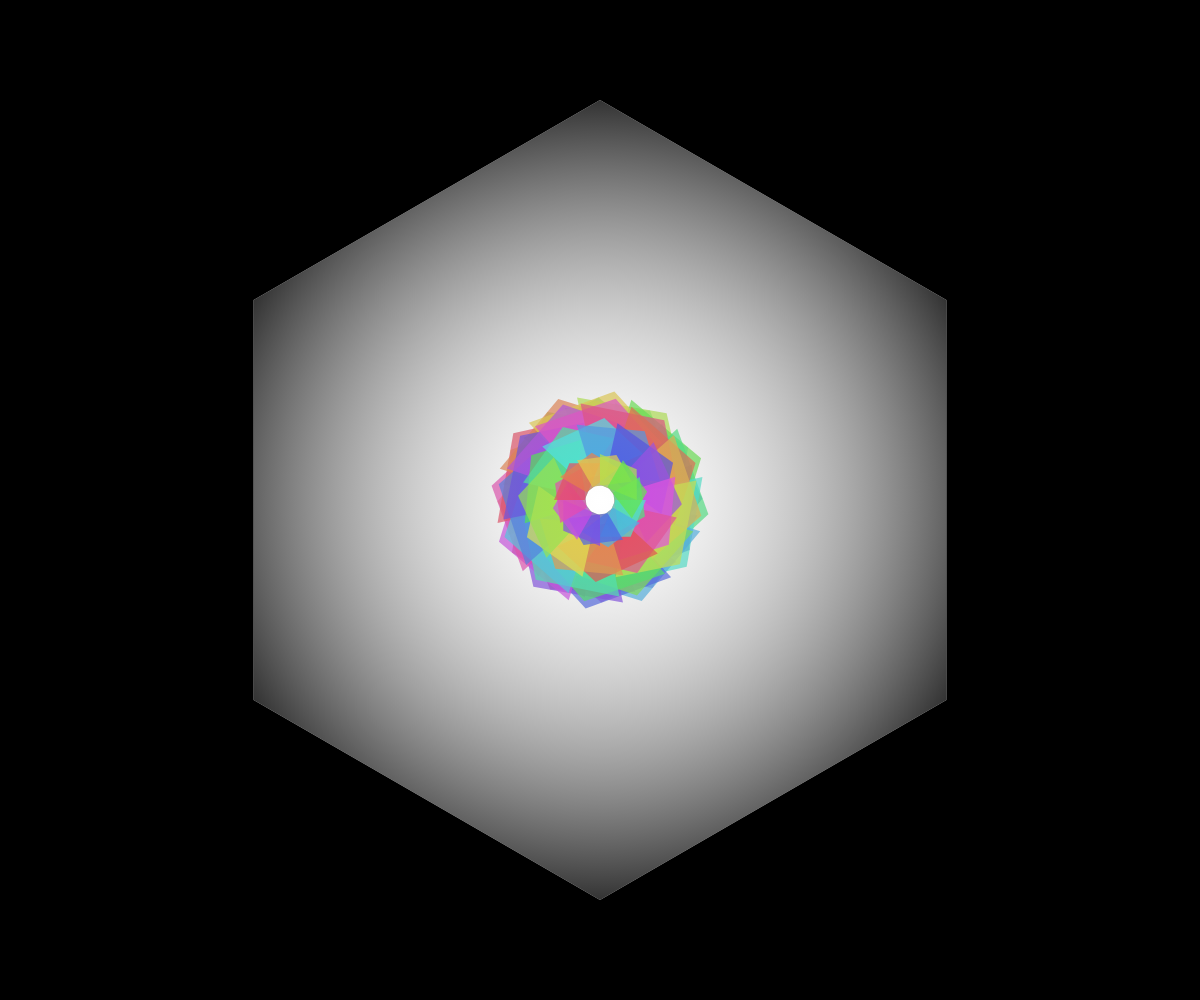
Frame 1 (no input)
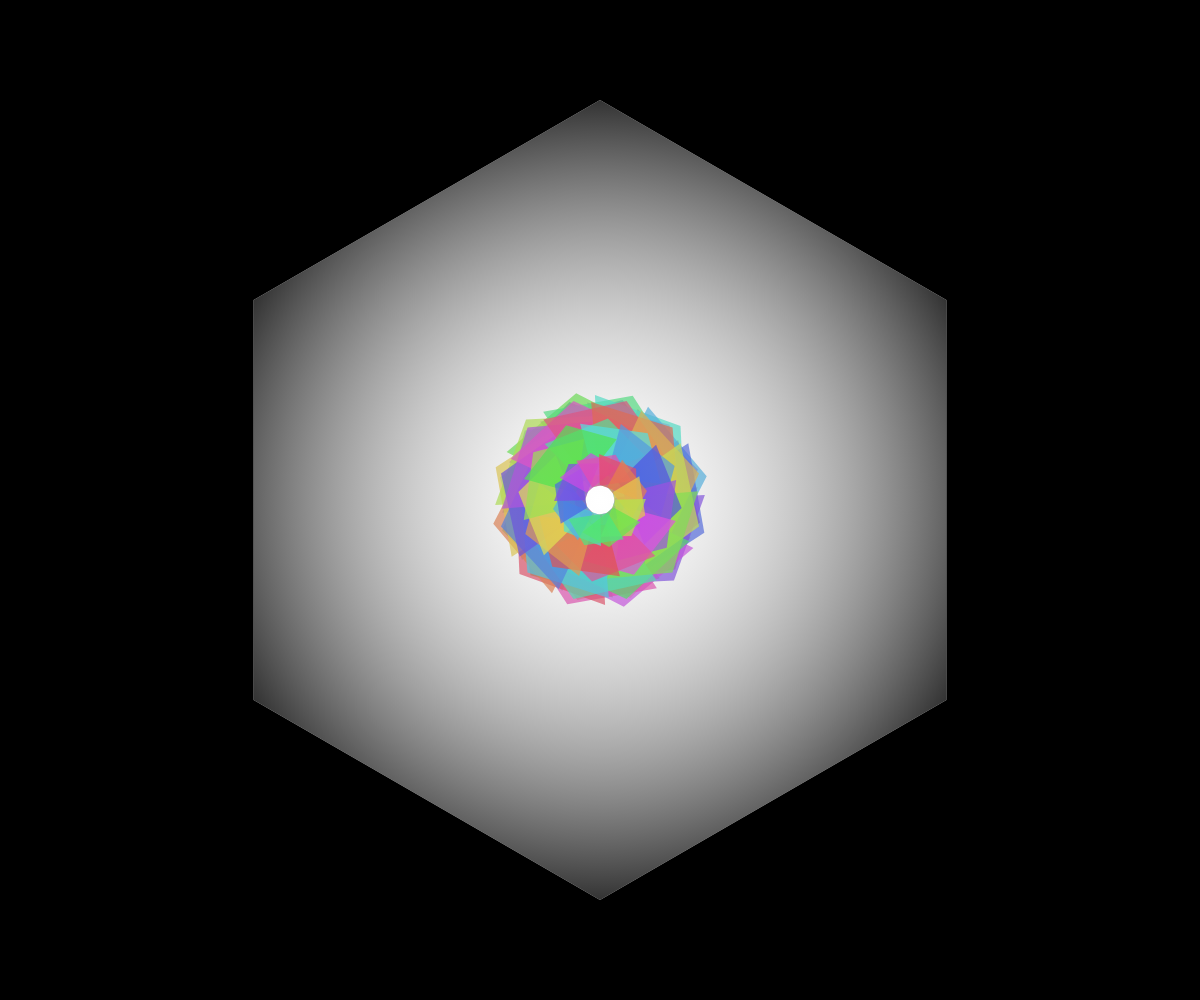
Frame 60 (no input)
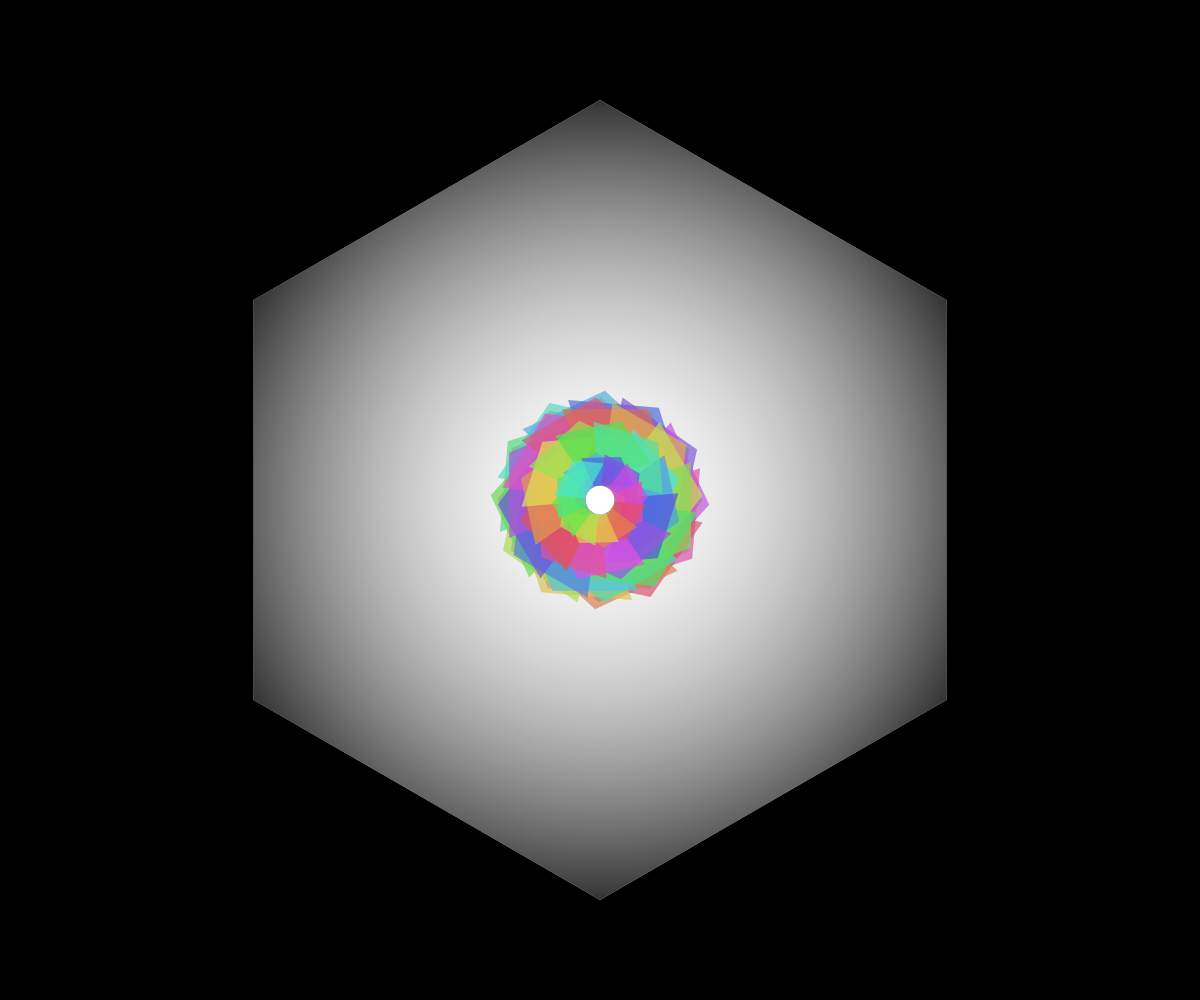
Frame 120 (the mouse pressed at the canvas centre since frame 60)

The p5.js sketch that drew these frames (run headless with seeded random() and noise() and a simulated clock; from frame 60 on, the mouse is pressed at the canvas centre):

// p5.js sketch
// ── sketch.js
function setup() {
  createCanvas(windowWidth, windowHeight);
  colorMode(HSB, 360, 100, 100, 1);
}

function draw() {
  background(0, 0, 0, 1);
  
  // Center of the screen
  let cx = width / 2;
  let cy = height / 2;
  
  // Hexagon vertices
  let hexRadius = min(width, height) * 0.4;
  let hexPoints = [];
  for (let i = 0; i < 6; i++) {
    let angle = TWO_PI * i / 6 - PI/6;
    hexPoints.push({
      x: cx + hexRadius * cos(angle),
      y: cy + hexRadius * sin(angle)
    });
  }
  
  // Create a mask for the hexagon
  push();
  noStroke();
  fill(255);
  beginShape();
  for (let p of hexPoints) {
    vertex(p.x, p.y);
  }
  endShape(CLOSE);
  pop();
  
  // Draw the kaleidoscopic pattern
  let time = millis() * 0.001;
  let layers = 8;
  
  for (let layer = 0; layer < layers; layer++) {
    let layerTime = time + layer * 0.2;
    let layerRadius = hexRadius * (layer / layers);
    
    push();
    translate(cx, cy);
    rotate(layerTime * (1 + layer));
    
    // Draw a series of rotating shapes
    for (let i = 0; i < 12; i++) {
      let angle = TWO_PI * i / 12;
      let shapeSize = layerRadius * 0.7 * (1 - layer / layers);
      
      push();
      rotate(angle + layerTime * 0.5);
      translate(shapeSize * 0.5, 0);
      
      // Draw a skewed quadrilateral
      let hue = (frameCount * 0.5 + i * 30 + layer * 20) % 360;
      fill(hue, 80, 90, 0.7);
      noStroke();
      
      beginShape();
      vertex(0, 0);
      vertex(shapeSize, 0);
      vertex(shapeSize * 0.5, shapeSize * 1.2);
      vertex(-shapeSize * 0.5, shapeSize * 1.2);
      endShape(CLOSE);
      pop();
    }
    
    pop();
  }
  
  // Overlay a radial gradient for depth
  let gradient = drawingContext.createRadialGradient(cx, cy, 0, cx, cy, hexRadius);
  gradient.addColorStop(0, 'rgba(255,255,255,0.1)');
  gradient.addColorStop(1, 'rgba(0,0,0,0.8)');
  drawingContext.fillStyle = gradient;
  noStroke();
  beginShape();
  for (let p of hexPoints) {
    vertex(p.x, p.y);
  }
  endShape(CLOSE);
}

function windowResized() {
  resizeCanvas(windowWidth, windowHeight);
}
